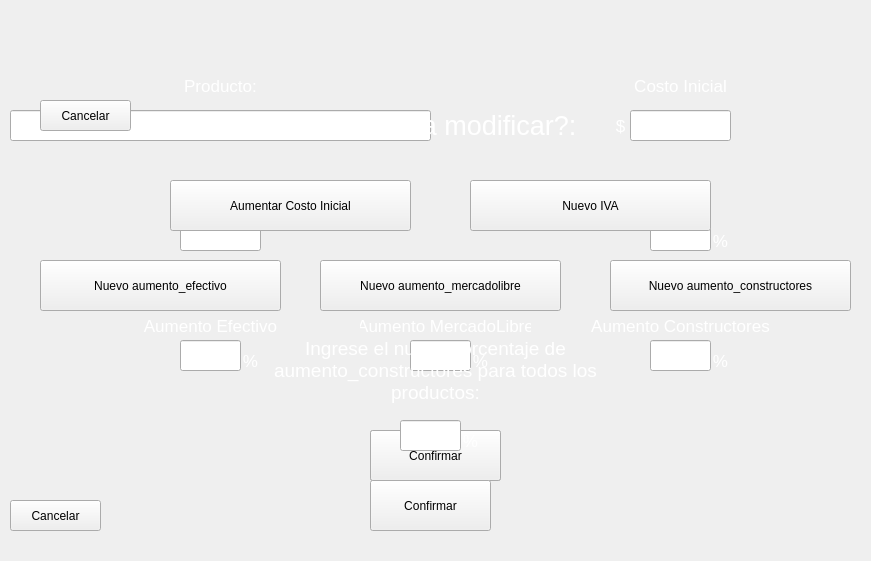
    <widget class="QWidget" name="widget_agregar_producto" native="true">
     <property name="geometry">
      <rect>
       <x>170</x>
       <y>80</y>
       <width>871</width>
       <height>561</height>
      </rect>
     </property>
     <property name="styleSheet">
      <string notr="true"/>
     </property>
     <widget class="QLineEdit" name="input_nombre_producto">
      <property name="geometry">
       <rect>
        <x>10</x>
        <y>110</y>
        <width>421</width>
        <height>31</height>
       </rect>
      </property>
      <property name="font">
       <font>
        <pointsize>11</pointsize>
        <weight>50</weight>
        <bold>false</bold>
       </font>
      </property>
      <property name="styleSheet">
       <string notr="true"/>
      </property>
      <property name="text">
       <string/>
      </property>
      <property name="alignment">
       <set>Qt::AlignCenter</set>
      </property>
     </widget>
     <widget class="QLineEdit" name="input_stock">
      <property name="geometry">
       <rect>
        <x>180</x>
        <y>220</y>
        <width>81</width>
        <height>31</height>
       </rect>
      </property>
      <property name="font">
       <font>
        <pointsize>11</pointsize>
        <weight>50</weight>
        <bold>false</bold>
       </font>
      </property>
      <property name="styleSheet">
       <string notr="true"/>
      </property>
      <property name="alignment">
       <set>Qt::AlignCenter</set>
      </property>
     </widget>
     <widget class="QPushButton" name="boton_cancelar_modificacion">
      <property name="geometry">
       <rect>
        <x>10</x>
        <y>500</y>
        <width>91</width>
        <height>31</height>
       </rect>
      </property>
      <property name="cursor">
       <cursorShape>PointingHandCursor</cursorShape>
      </property>
      <property name="styleSheet">
       <string notr="true"/>
      </property>
      <property name="text">
       <string>Cancelar</string>
      </property>
     </widget>
     <widget class="QLineEdit" name="input_aumento_efectivo">
      <property name="geometry">
       <rect>
        <x>180</x>
        <y>340</y>
        <width>61</width>
        <height>31</height>
       </rect>
      </property>
      <property name="font">
       <font>
        <pointsize>11</pointsize>
        <weight>50</weight>
        <bold>false</bold>
       </font>
      </property>
      <property name="styleSheet">
       <string notr="true"/>
      </property>
      <property name="alignment">
       <set>Qt::AlignCenter</set>
      </property>
     </widget>
     <widget class="QLineEdit" name="input_costo_inicial">
      <property name="geometry">
       <rect>
        <x>630</x>
        <y>110</y>
        <width>101</width>
        <height>31</height>
       </rect>
      </property>
      <property name="font">
       <font>
        <pointsize>11</pointsize>
        <weight>50</weight>
        <bold>false</bold>
       </font>
      </property>
      <property name="styleSheet">
       <string notr="true"/>
      </property>
      <property name="alignment">
       <set>Qt::AlignCenter</set>
      </property>
     </widget>
     <widget class="QLineEdit" name="input_aumento_constructores">
      <property name="geometry">
       <rect>
        <x>650</x>
        <y>340</y>
        <width>61</width>
        <height>31</height>
       </rect>
      </property>
      <property name="font">
       <font>
        <pointsize>11</pointsize>
        <weight>50</weight>
        <bold>false</bold>
       </font>
      </property>
      <property name="styleSheet">
       <string notr="true"/>
      </property>
      <property name="alignment">
       <set>Qt::AlignCenter</set>
      </property>
     </widget>
     <widget class="QLineEdit" name="input_aumento_mercadolibre">
      <property name="geometry">
       <rect>
        <x>410</x>
        <y>340</y>
        <width>61</width>
        <height>31</height>
       </rect>
      </property>
      <property name="font">
       <font>
        <pointsize>11</pointsize>
        <weight>50</weight>
        <bold>false</bold>
       </font>
      </property>
      <property name="styleSheet">
       <string notr="true"/>
      </property>
      <property name="alignment">
       <set>Qt::AlignCenter</set>
      </property>
     </widget>
     <widget class="QLabel" name="label_16">
      <property name="geometry">
       <rect>
        <x>180</x>
        <y>70</y>
        <width>81</width>
        <height>31</height>
       </rect>
      </property>
      <property name="font">
       <font>
        <family>MS Shell Dlg 2</family>
        <pointsize>13</pointsize>
        <weight>50</weight>
        <italic>false</italic>
        <bold>false</bold>
       </font>
      </property>
      <property name="layoutDirection">
       <enum>Qt::LeftToRight</enum>
      </property>
      <property name="styleSheet">
       <string notr="true">font: 13pt &quot;MS Shell Dlg 2&quot;;
color: #fff;
background: none;</string>
      </property>
      <property name="text">
       <string>Producto:</string>
      </property>
      <property name="alignment">
       <set>Qt::AlignCenter</set>
      </property>
     </widget>
     <widget class="QLabel" name="label_17">
      <property name="geometry">
       <rect>
        <x>180</x>
        <y>190</y>
        <width>81</width>
        <height>31</height>
       </rect>
      </property>
      <property name="font">
       <font>
        <family>MS Shell Dlg 2</family>
        <pointsize>13</pointsize>
        <weight>50</weight>
        <italic>false</italic>
        <bold>false</bold>
       </font>
      </property>
      <property name="layoutDirection">
       <enum>Qt::LeftToRight</enum>
      </property>
      <property name="styleSheet">
       <string notr="true">font: 13pt &quot;MS Shell Dlg 2&quot;;
color: #fff;
background: none;</string>
      </property>
      <property name="text">
       <string>Stock</string>
      </property>
      <property name="alignment">
       <set>Qt::AlignCenter</set>
      </property>
     </widget>
     <widget class="QLabel" name="label_18">
      <property name="geometry">
       <rect>
        <x>630</x>
        <y>70</y>
        <width>101</width>
        <height>31</height>
       </rect>
      </property>
      <property name="font">
       <font>
        <family>MS Shell Dlg 2</family>
        <pointsize>13</pointsize>
        <weight>50</weight>
        <italic>false</italic>
        <bold>false</bold>
       </font>
      </property>
      <property name="layoutDirection">
       <enum>Qt::LeftToRight</enum>
      </property>
      <property name="styleSheet">
       <string notr="true">font: 13pt &quot;MS Shell Dlg 2&quot;;
color: #fff;
background: none;</string>
      </property>
      <property name="text">
       <string>Costo Inicial</string>
      </property>
      <property name="alignment">
       <set>Qt::AlignCenter</set>
      </property>
     </widget>
     <widget class="QLabel" name="label_21">
      <property name="geometry">
       <rect>
        <x>120</x>
        <y>310</y>
        <width>181</width>
        <height>31</height>
       </rect>
      </property>
      <property name="font">
       <font>
        <family>MS Shell Dlg 2</family>
        <pointsize>13</pointsize>
        <weight>50</weight>
        <italic>false</italic>
        <bold>false</bold>
       </font>
      </property>
      <property name="layoutDirection">
       <enum>Qt::LeftToRight</enum>
      </property>
      <property name="styleSheet">
       <string notr="true">font: 13pt &quot;MS Shell Dlg 2&quot;;
color: #fff;
background: none;</string>
      </property>
      <property name="text">
       <string>Aumento Efectivo</string>
      </property>
      <property name="alignment">
       <set>Qt::AlignCenter</set>
      </property>
     </widget>
     <widget class="QLabel" name="label_22">
      <property name="geometry">
       <rect>
        <x>360</x>
        <y>310</y>
        <width>171</width>
        <height>31</height>
       </rect>
      </property>
      <property name="font">
       <font>
        <family>MS Shell Dlg 2</family>
        <pointsize>13</pointsize>
        <weight>50</weight>
        <italic>false</italic>
        <bold>false</bold>
       </font>
      </property>
      <property name="layoutDirection">
       <enum>Qt::LeftToRight</enum>
      </property>
      <property name="styleSheet">
       <string notr="true">font: 13pt &quot;MS Shell Dlg 2&quot;;
color: #fff;
background: none;</string>
      </property>
      <property name="text">
       <string>Aumento MercadoLibre</string>
      </property>
      <property name="alignment">
       <set>Qt::AlignCenter</set>
      </property>
     </widget>
     <widget class="QLabel" name="label_23">
      <property name="geometry">
       <rect>
        <x>640</x>
        <y>190</y>
        <width>91</width>
        <height>31</height>
       </rect>
      </property>
      <property name="font">
       <font>
        <family>MS Shell Dlg 2</family>
        <pointsize>13</pointsize>
        <weight>50</weight>
        <italic>false</italic>
        <bold>false</bold>
       </font>
      </property>
      <property name="layoutDirection">
       <enum>Qt::LeftToRight</enum>
      </property>
      <property name="styleSheet">
       <string notr="true">font: 13pt &quot;MS Shell Dlg 2&quot;;
color: #fff;
background: none;</string>
      </property>
      <property name="text">
       <string>IVA</string>
      </property>
      <property name="alignment">
       <set>Qt::AlignCenter</set>
      </property>
     </widget>
     <widget class="QLabel" name="label_24">
      <property name="geometry">
       <rect>
        <x>590</x>
        <y>310</y>
        <width>181</width>
        <height>31</height>
       </rect>
      </property>
      <property name="font">
       <font>
        <family>MS Shell Dlg 2</family>
        <pointsize>13</pointsize>
        <weight>50</weight>
        <italic>false</italic>
        <bold>false</bold>
       </font>
      </property>
      <property name="layoutDirection">
       <enum>Qt::LeftToRight</enum>
      </property>
      <property name="styleSheet">
       <string notr="true">font: 13pt &quot;MS Shell Dlg 2&quot;;
color: #fff;
background: none;</string>
      </property>
      <property name="text">
       <string>Aumento Constructores</string>
      </property>
      <property name="alignment">
       <set>Qt::AlignCenter</set>
      </property>
     </widget>
     <widget class="QPushButton" name="boton_confirmar_registro">
      <property name="geometry">
       <rect>
        <x>370</x>
        <y>430</y>
        <width>131</width>
        <height>51</height>
       </rect>
      </property>
      <property name="cursor">
       <cursorShape>PointingHandCursor</cursorShape>
      </property>
      <property name="styleSheet">
       <string notr="true"/>
      </property>
      <property name="text">
       <string>Confirmar</string>
      </property>
     </widget>
     <widget class="QLabel" name="label_25">
      <property name="geometry">
       <rect>
        <x>610</x>
        <y>110</y>
        <width>21</width>
        <height>31</height>
       </rect>
      </property>
      <property name="font">
       <font>
        <family>MS Shell Dlg 2</family>
        <pointsize>13</pointsize>
        <weight>50</weight>
        <italic>false</italic>
        <bold>false</bold>
       </font>
      </property>
      <property name="layoutDirection">
       <enum>Qt::LeftToRight</enum>
      </property>
      <property name="styleSheet">
       <string notr="true">font: 13pt &quot;MS Shell Dlg 2&quot;;
color: #fff;
background: none;</string>
      </property>
      <property name="text">
       <string>$</string>
      </property>
      <property name="alignment">
       <set>Qt::AlignCenter</set>
      </property>
     </widget>
     <widget class="QLabel" name="label_27">
      <property name="geometry">
       <rect>
        <x>710</x>
        <y>230</y>
        <width>21</width>
        <height>21</height>
       </rect>
      </property>
      <property name="font">
       <font>
        <family>MS Shell Dlg 2</family>
        <pointsize>13</pointsize>
        <weight>50</weight>
        <italic>false</italic>
        <bold>false</bold>
       </font>
      </property>
      <property name="layoutDirection">
       <enum>Qt::LeftToRight</enum>
      </property>
      <property name="styleSheet">
       <string notr="true">font: 13pt &quot;MS Shell Dlg 2&quot;;
color: #fff;
background: none;</string>
      </property>
      <property name="text">
       <string>%</string>
      </property>
      <property name="alignment">
       <set>Qt::AlignCenter</set>
      </property>
     </widget>
     <widget class="QLineEdit" name="input_iva">
      <property name="geometry">
       <rect>
        <x>650</x>
        <y>220</y>
        <width>61</width>
        <height>31</height>
       </rect>
      </property>
      <property name="font">
       <font>
        <pointsize>11</pointsize>
        <weight>50</weight>
        <bold>false</bold>
       </font>
      </property>
      <property name="styleSheet">
       <string notr="true"/>
      </property>
      <property name="alignment">
       <set>Qt::AlignCenter</set>
      </property>
     </widget>
     <widget class="QLabel" name="label_29">
      <property name="geometry">
       <rect>
        <x>240</x>
        <y>350</y>
        <width>21</width>
        <height>21</height>
       </rect>
      </property>
      <property name="font">
       <font>
        <family>MS Shell Dlg 2</family>
        <pointsize>13</pointsize>
        <weight>50</weight>
        <italic>false</italic>
        <bold>false</bold>
       </font>
      </property>
      <property name="layoutDirection">
       <enum>Qt::LeftToRight</enum>
      </property>
      <property name="styleSheet">
       <string notr="true">font: 13pt &quot;MS Shell Dlg 2&quot;;
color: #fff;
background: none;</string>
      </property>
      <property name="text">
       <string>%</string>
      </property>
      <property name="alignment">
       <set>Qt::AlignCenter</set>
      </property>
     </widget>
     <widget class="QLabel" name="label_30">
      <property name="geometry">
       <rect>
        <x>470</x>
        <y>350</y>
        <width>21</width>
        <height>21</height>
       </rect>
      </property>
      <property name="font">
       <font>
        <family>MS Shell Dlg 2</family>
        <pointsize>13</pointsize>
        <weight>50</weight>
        <italic>false</italic>
        <bold>false</bold>
       </font>
      </property>
      <property name="layoutDirection">
       <enum>Qt::LeftToRight</enum>
      </property>
      <property name="styleSheet">
       <string notr="true">font: 13pt &quot;MS Shell Dlg 2&quot;;
color: #fff;
background: none;</string>
      </property>
      <property name="text">
       <string>%</string>
      </property>
      <property name="alignment">
       <set>Qt::AlignCenter</set>
      </property>
     </widget>
     <widget class="QLabel" name="label_31">
      <property name="geometry">
       <rect>
        <x>710</x>
        <y>350</y>
        <width>21</width>
        <height>21</height>
       </rect>
      </property>
      <property name="font">
       <font>
        <family>MS Shell Dlg 2</family>
        <pointsize>13</pointsize>
        <weight>50</weight>
        <italic>false</italic>
        <bold>false</bold>
       </font>
      </property>
      <property name="layoutDirection">
       <enum>Qt::LeftToRight</enum>
      </property>
      <property name="styleSheet">
       <string notr="true">font: 13pt &quot;MS Shell Dlg 2&quot;;
color: #fff;
background: none;</string>
      </property>
      <property name="text">
       <string>%</string>
      </property>
      <property name="alignment">
       <set>Qt::AlignCenter</set>
      </property>
     </widget>
     <widget class="QPushButton" name="boton_confirmar_modificacion">
      <property name="geometry">
       <rect>
        <x>370</x>
        <y>430</y>
        <width>131</width>
        <height>51</height>
       </rect>
      </property>
      <property name="cursor">
       <cursorShape>PointingHandCursor</cursorShape>
      </property>
      <property name="styleSheet">
       <string notr="true"/>
      </property>
      <property name="text">
       <string>Confirmar</string>
      </property>
     </widget>
     <widget class="QLabel" name="label_error">
      <property name="geometry">
       <rect>
        <x>180</x>
        <y>440</y>
        <width>171</width>
        <height>31</height>
       </rect>
      </property>
      <property name="font">
       <font>
        <family>MS Shell Dlg 2</family>
        <pointsize>13</pointsize>
        <weight>50</weight>
        <italic>false</italic>
        <bold>false</bold>
       </font>
      </property>
      <property name="layoutDirection">
       <enum>Qt::LeftToRight</enum>
      </property>
      <property name="styleSheet">
       <string notr="true">font: 13pt &quot;MS Shell Dlg 2&quot;;
color: #f00;
background: none;</string>
      </property>
      <property name="text">
       <string/>
      </property>
      <property name="alignment">
       <set>Qt::AlignCenter</set>
      </property>
     </widget>
     <widget class="QWidget" name="widget_modificar_gral" native="true">
      <property name="geometry">
       <rect>
        <x>30</x>
        <y>80</y>
        <width>821</width>
        <height>481</height>
       </rect>
      </property>
      <property name="styleSheet">
       <string notr="true"/>
      </property>
      <widget class="QLabel" name="label_32">
       <property name="geometry">
        <rect>
         <x>240</x>
         <y>30</y>
         <width>341</width>
         <height>31</height>
        </rect>
       </property>
       <property name="font">
        <font>
         <family>MS Shell Dlg 2</family>
         <pointsize>20</pointsize>
         <weight>50</weight>
         <italic>false</italic>
         <bold>false</bold>
        </font>
       </property>
       <property name="layoutDirection">
        <enum>Qt::LeftToRight</enum>
       </property>
       <property name="styleSheet">
        <string notr="true">font: 20pt &quot;MS Shell Dlg 2&quot;;
color: #fff;
background: none;</string>
       </property>
       <property name="text">
        <string>Que desea modificar?:</string>
       </property>
       <property name="alignment">
        <set>Qt::AlignCenter</set>
       </property>
      </widget>
      <widget class="QPushButton" name="boton_modificar_costo_inicial">
       <property name="geometry">
        <rect>
         <x>140</x>
         <y>100</y>
         <width>241</width>
         <height>51</height>
        </rect>
       </property>
       <property name="cursor">
        <cursorShape>PointingHandCursor</cursorShape>
       </property>
       <property name="styleSheet">
        <string notr="true"/>
       </property>
       <property name="text">
        <string>Aumentar Costo Inicial</string>
       </property>
      </widget>
      <widget class="QPushButton" name="boton_modificar_iva">
       <property name="geometry">
        <rect>
         <x>440</x>
         <y>100</y>
         <width>241</width>
         <height>51</height>
        </rect>
       </property>
       <property name="cursor">
        <cursorShape>PointingHandCursor</cursorShape>
       </property>
       <property name="styleSheet">
        <string notr="true"/>
       </property>
       <property name="text">
        <string>Nuevo IVA</string>
       </property>
      </widget>
      <widget class="QPushButton" name="boton_modificar_aumento_constructores">
       <property name="geometry">
        <rect>
         <x>580</x>
         <y>180</y>
         <width>241</width>
         <height>51</height>
        </rect>
       </property>
       <property name="cursor">
        <cursorShape>PointingHandCursor</cursorShape>
       </property>
       <property name="styleSheet">
        <string notr="true"/>
       </property>
       <property name="text">
        <string>Nuevo aumento_constructores</string>
       </property>
      </widget>
      <widget class="QPushButton" name="boton_modificar_aumento_efectivo">
       <property name="geometry">
        <rect>
         <x>10</x>
         <y>180</y>
         <width>241</width>
         <height>51</height>
        </rect>
       </property>
       <property name="cursor">
        <cursorShape>PointingHandCursor</cursorShape>
       </property>
       <property name="styleSheet">
        <string notr="true"/>
       </property>
       <property name="text">
        <string>Nuevo aumento_efectivo</string>
       </property>
      </widget>
      <widget class="QPushButton" name="boton_modificar_aumento_mercadolibre">
       <property name="geometry">
        <rect>
         <x>290</x>
         <y>180</y>
         <width>241</width>
         <height>51</height>
        </rect>
       </property>
       <property name="cursor">
        <cursorShape>PointingHandCursor</cursorShape>
       </property>
       <property name="styleSheet">
        <string notr="true"/>
       </property>
       <property name="text">
        <string>Nuevo aumento_mercadolibre</string>
       </property>
      </widget>
      <widget class="QPushButton" name="boton_cancelar_modificacion_gral">
       <property name="geometry">
        <rect>
         <x>10</x>
         <y>20</y>
         <width>91</width>
         <height>31</height>
        </rect>
       </property>
       <property name="cursor">
        <cursorShape>PointingHandCursor</cursorShape>
       </property>
       <property name="styleSheet">
        <string notr="true"/>
       </property>
       <property name="text">
        <string>Cancelar</string>
       </property>
      </widget>
      <widget class="QWidget" name="widget_ingresar_porcentaje" native="true">
       <property name="geometry">
        <rect>
         <x>220</x>
         <y>250</y>
         <width>371</width>
         <height>201</height>
        </rect>
       </property>
       <widget class="QLabel" name="label_ingrese_porcentaje">
        <property name="geometry">
         <rect>
          <x>20</x>
          <y>0</y>
          <width>331</width>
          <height>81</height>
         </rect>
        </property>
        <property name="font">
         <font>
          <family>MS Shell Dlg 2</family>
          <pointsize>14</pointsize>
          <weight>50</weight>
          <italic>false</italic>
          <bold>false</bold>
         </font>
        </property>
        <property name="layoutDirection">
         <enum>Qt::LeftToRight</enum>
        </property>
        <property name="styleSheet">
         <string notr="true">font: 14pt &quot;MS Shell Dlg 2&quot;;
color: #fff;
background: none;</string>
        </property>
        <property name="text">
         <string>Ingrese el nuevo porcentaje de aumento_constructores para todos los productos:</string>
        </property>
        <property name="alignment">
         <set>Qt::AlignCenter</set>
        </property>
        <property name="wordWrap">
         <bool>true</bool>
        </property>
       </widget>
       <widget class="QLineEdit" name="input_nuevo_porcentaje">
        <property name="geometry">
         <rect>
          <x>150</x>
          <y>90</y>
          <width>61</width>
          <height>31</height>
         </rect>
        </property>
        <property name="font">
         <font>
          <pointsize>11</pointsize>
          <weight>50</weight>
          <bold>false</bold>
         </font>
        </property>
        <property name="styleSheet">
         <string notr="true"/>
        </property>
        <property name="alignment">
         <set>Qt::AlignCenter</set>
        </property>
       </widget>
       <widget class="QLabel" name="label_35">
        <property name="geometry">
         <rect>
          <x>210</x>
          <y>100</y>
          <width>21</width>
          <height>21</height>
         </rect>
        </property>
        <property name="font">
         <font>
          <family>MS Shell Dlg 2</family>
          <pointsize>13</pointsize>
          <weight>50</weight>
          <italic>false</italic>
          <bold>false</bold>
         </font>
        </property>
        <property name="layoutDirection">
         <enum>Qt::LeftToRight</enum>
        </property>
        <property name="styleSheet">
         <string notr="true">font: 13pt &quot;MS Shell Dlg 2&quot;;
color: #fff;
background: none;</string>
        </property>
        <property name="text">
         <string>%</string>
        </property>
        <property name="alignment">
         <set>Qt::AlignCenter</set>
        </property>
       </widget>
       <widget class="QPushButton" name="boton_confirmar_modificacion_gral">
        <property name="geometry">
         <rect>
          <x>120</x>
          <y>150</y>
          <width>121</width>
          <height>51</height>
         </rect>
        </property>
        <property name="cursor">
         <cursorShape>PointingHandCursor</cursorShape>
        </property>
        <property name="styleSheet">
         <string notr="true"/>
        </property>
        <property name="text">
         <string>Confirmar</string>
        </property>
       </widget>
       <widget class="QLabel" name="label_ingrese_porcentaje_valido">
        <property name="geometry">
         <rect>
          <x>40</x>
          <y>80</y>
          <width>101</width>
          <height>61</height>
         </rect>
        </property>
        <property name="font">
         <font>
          <family>MS Shell Dlg 2</family>
          <pointsize>10</pointsize>
          <weight>50</weight>
          <italic>false</italic>
          <bold>false</bold>
         </font>
        </property>
        <property name="layoutDirection">
         <enum>Qt::LeftToRight</enum>
        </property>
        <property name="styleSheet">
         <string notr="true">font: 10pt &quot;MS Shell Dlg 2&quot;;
color: #f00;
background: none;</string>
        </property>
        <property name="text">
         <string/>
        </property>
        <property name="alignment">
         <set>Qt::AlignCenter</set>
        </property>
        <property name="wordWrap">
         <bool>true</bool>
        </property>
       </widget>
      </widget>
     </widget>
    </widget>
